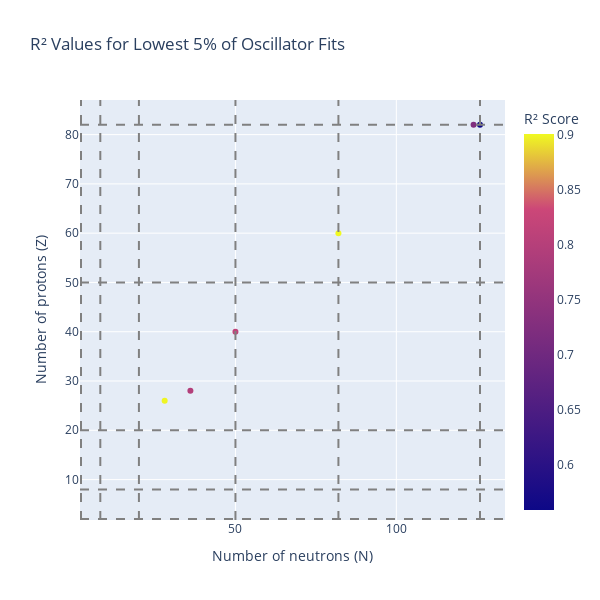

Write notebook code for a chart like this one.
### Code cell
fig = px.scatter(get_worst_r2(oscillators, stdevs_r2[1]).reset_index(), 
          x='n',
          y='z', 
          color='r2',
          title='R² Values for Lowest 5% of Oscillator Fits',
          labels={'z': 'Number of protons (Z)', 'n': 'Number of neutrons (N)', 'r2': 'R² Score'},
          color_continuous_scale=[(0,'#0d0887'), (0.8,'#cc4778'), (1,'#f0f921')],
          height=600,
          width=600)

magic_numbers_n = [2, 8, 20, 50, 82, 126]
magic_numbers_z = [2, 8, 20, 50, 82]

for i, m in enumerate(magic_numbers_n):
    fig.add_vline(x=m, line_dash="dash", line_color="gray", name="Magic numbers" if i==0 else None)

for i, m in enumerate(magic_numbers_z):
    fig.add_hline(y=m, line_dash="dash", line_color="gray")


fig.show()

### Figure 1 — Plotly figure (JSON) as saved in the notebook; plotly's stock layout.template omitted (floating-point values rounded to 4 significant figures)
{"data": [{"hovertemplate": "Number of neutrons (N)=%{x}<br>Number of protons (Z)=%{y}<br>R² Score=%{marker.color}<extra></extra>", "legendgroup": "", "marker": {"color": [0.8995, 0.7967, 0.8157, 0.901, 0.7235, 0.5591], "coloraxis": "coloraxis", "symbol": "circle"}, "mode": "markers", "name": "", "orientation": "v", "showlegend": false, "type": "scatter", "x": [28, 36, 50, 82, 124, 126], "xaxis": "x", "y": [26, 28, 40, 60, 82, 82], "yaxis": "y"}], "layout": {"coloraxis": {"colorbar": {"title": {"text": "R² Score"}}, "colorscale": [[0, "#0d0887"], [0.8, "#cc4778"], [1, "#f0f921"]]}, "height": 600, "legend": {"tracegroupgap": 0}, "shapes": [{"line": {"color": "gray", "dash": "dash"}, "name": "Magic numbers", "type": "line", "x0": 2, "x1": 2, "xref": "x", "y0": 0, "y1": 1, "yref": "y domain"}, {"line": {"color": "gray", "dash": "dash"}, "type": "line", "x0": 8, "x1": 8, "xref": "x", "y0": 0, "y1": 1, "yref": "y domain"}, {"line": {"color": "gray", "dash": "dash"}, "type": "line", "x0": 20, "x1": 20, "xref": "x", "y0": 0, "y1": 1, "yref": "y domain"}, {"line": {"color": "gray", "dash": "dash"}, "type": "line", "x0": 50, "x1": 50, "xref": "x", "y0": 0, "y1": 1, "yref": "y domain"}, {"line": {"color": "gray", "dash": "dash"}, "type": "line", "x0": 82, "x1": 82, "xref": "x", "y0": 0, "y1": 1, "yref": "y domain"}, {"line": {"color": "gray", "dash": "dash"}, "type": "line", "x0": 126, "x1": 126, "xref": "x", "y0": 0, "y1": 1, "yref": "y domain"}, {"line": {"color": "gray", "dash": "dash"}, "type": "line", "x0": 0, "x1": 1, "xref": "x domain", "y0": 2, "y1": 2, "yref": "y"}, {"line": {"color": "gray", "dash": "dash"}, "type": "line", "x0": 0, "x1": 1, "xref": "x domain", "y0": 8, "y1": 8, "yref": "y"}, {"line": {"color": "gray", "dash": "dash"}, "type": "line", "x0": 0, "x1": 1, "xref": "x domain", "y0": 20, "y1": 20, "yref": "y"}, {"line": {"color": "gray", "dash": "dash"}, "type": "line", "x0": 0, "x1": 1, "xref": "x domain", "y0": 50, "y1": 50, "yref": "y"}, {"line": {"color": "gray", "dash": "dash"}, "type": "line", "x0": 0, "x1": 1, "xref": "x domain", "y0": 82, "y1": 82, "yref": "y"}], "title": {"text": "R² Values for Lowest 5% of Oscillator Fits"}, "width": 600, "xaxis": {"anchor": "y", "domain": [0, 1], "title": {"text": "Number of neutrons (N)"}}, "yaxis": {"anchor": "x", "domain": [0, 1], "title": {"text": "Number of protons (Z)"}}}}
